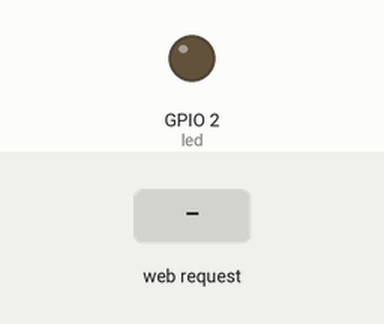
Simulated run of this sketch. Board: ESP32. Shown: output pins drawn as LEDs (lit = HIGH). The inputs (shaded band) are chosen by the test bench. What the sketch prints to the serial monitor is not drawn.

Above: at 2.2 s.
2.3 s: HTTP request GET /H received
At 3.5 s:
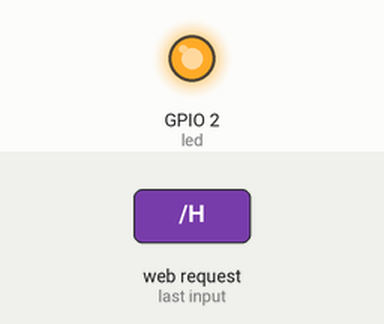
3.8 s: HTTP request GET /L received
At 4.8 s:
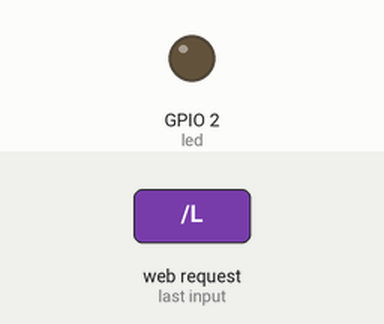
Timing chart, 0 to 6.8 s (numbered marks = the images above; inputs shaded):
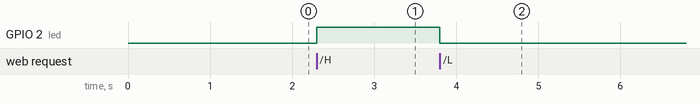

The sketch:

led_blinking_by_server_in_SAP_Mode.ino
```cpp
#include<WiFi.h>
#include<WebServer.h>

#define ssid "ESP32_SAP"
#define password "12345678"

#define led 2

bool LEDStatus =LOW;

IPAddress local_ip(192,168,4,1);
IPAddress gateway(192,168,4,1);
IPAddress subnet(255,255,255,0);

WebServer server(80);

String HTML = "<!DOCTYPE html>\
<html>\
<body>\
<h1>Switch Led</h1>\
<br>\
<a href=\"L\">\
    <button> led off </button>\
</a>\
<br>\
<a href=\"H\">\
    <button> led on </button>\
</a>\
</body>\
</html>";

void setup(){
    Serial.begin(115200);
    pinMode(led ,OUTPUT);
    WiFi.softAP(ssid,password);
    WiFi.softAPConfig(local_ip,gateway,subnet);
    delay(1000);
    server.on("/",handle_onconnect);
    server.on("/H",ledon);
    server.on("/L",ledoff);
    server.onNotFound(handle_NotFound);
    server.begin();
    Serial.println("HTTP server started");
}
void loop(){
  server.handleClient();
}
void handle_onconnect(){
  LEDStatus = LOW;
  Serial.println("LED Status: OFF");
  server.send(200,"text/html",HTML);
}
void ledon() {
  digitalWrite(led, HIGH);
  server.send(200, "text/html", HTML);
}
void ledoff() {
  digitalWrite(led, LOW);
  server.send(200, "text/html", HTML);
}
void handle_NotFound(){
  server.send(404,"text/plain","Not Found");
}
```

Measured:
- after the input at 2.3 s, GPIO 2 (led): LOW → HIGH at once
- after the input at 3.8 s, GPIO 2 (led): HIGH → LOW at once
